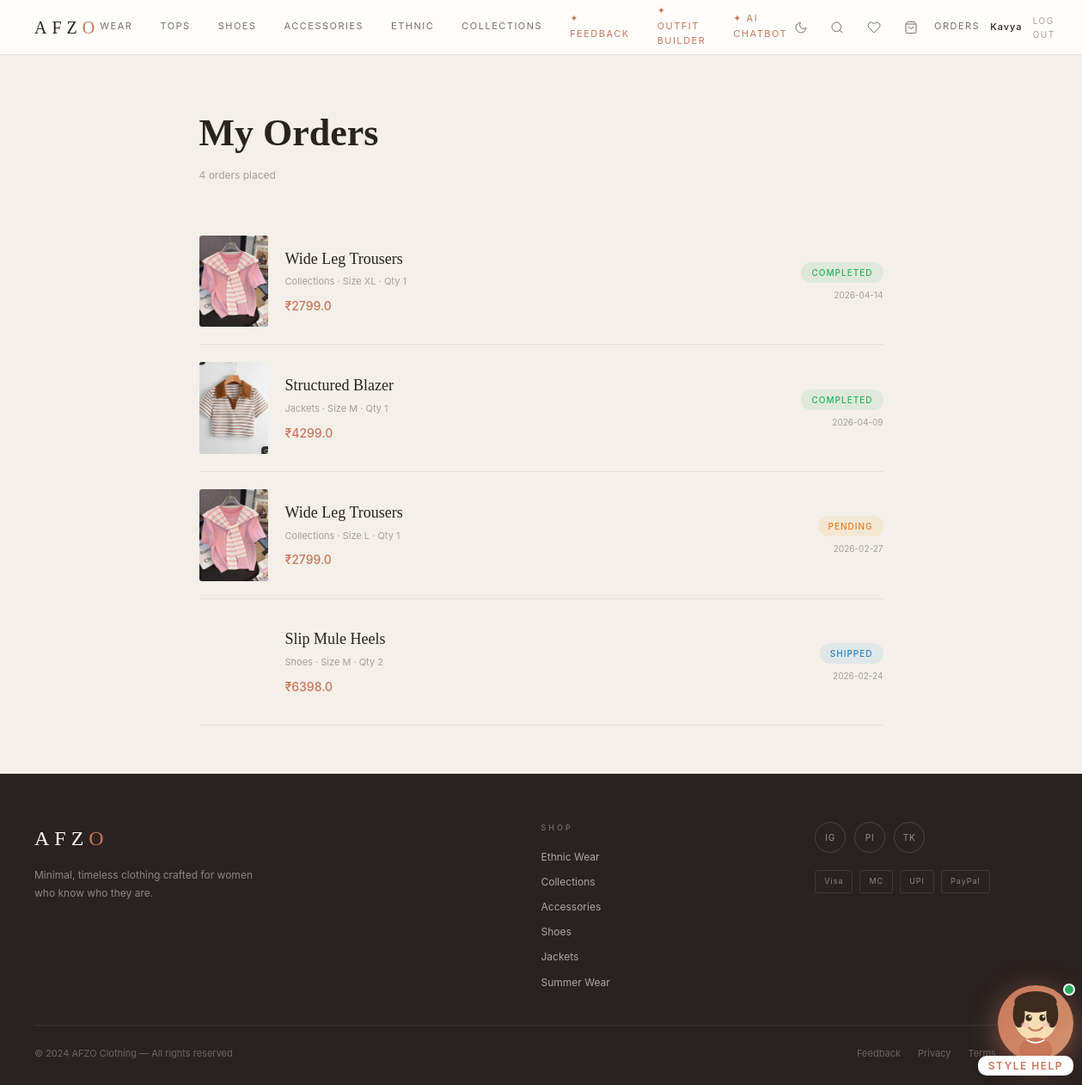
/orders (signed in), run on the app's committed database.
### tables this page shows
CREATE TABLE orders (
        id INTEGER PRIMARY KEY AUTOINCREMENT,
        user_name TEXT NOT NULL,
        user_email TEXT NOT NULL,
        product_id INTEGER NOT NULL,
        product_name TEXT NOT NULL,
        category TEXT NOT NULL,
        price REAL NOT NULL,
        qty INTEGER DEFAULT 1,
        size TEXT,
        status TEXT DEFAULT 'completed',
        ordered_at TIMESTAMP DEFAULT CURRENT_TIMESTAMP
    );

### afzo-clothing/app.py (the view)
@app.route('/orders')
def order_history():
    if not session.get('user'): return redirect(url_for('index'))
    con=get_db(); cur=con.cursor()
    cur.execute('SELECT id,product_name,category,price,qty,size,status,ordered_at FROM orders WHERE user_email=? ORDER BY ordered_at DESC',
                (session['user']['email'],))
    rows=cur.fetchall(); con.close()
    orders=[]
    for r in rows:
        pid_match=next((p for p in PRODUCTS if p['name']==r[1]),None)
        can_cancel = False
        if r[6] in ['pending', 'completed'] and r[7]:
            try:
                order_time = datetime.strptime(r[7], '%Y-%m-%d %H:%M:%S')
                time_diff = datetime.now() - order_time
                can_cancel = time_diff.total_seconds() < 86400  # 24 hours in seconds
            except:
                pass
        orders.append({'id':r[0],'product_name':r[1],'category':r[2],'price':r[3],
                       'qty':r[4],'size':r[5],'status':r[6],'date':r[7][:10] if r[7] else '',
                       'image':pid_match['image'] if pid_match else '', 'can_cancel':can_cancel})
    return render_template('orders.html',orders=orders,user=session.get('user'))

### afzo-clothing/app.py (called while the page is built)
def get_db(): return sqlite3.connect(DB)

### afzo-clothing/templates/orders.html (shortened to what this page needs)
{% extends "base.html" %}
{% block content %}
<div class="page">
  <div style="max-width:860px;margin:0 auto;padding:56px 32px">
    <h1 style="font-family:var(--font-serif);font-size:44px;color:var(--dark);margin-bottom:4px">My Orders</h1>
    <p style="font-size:12px;color:var(--light);margin-bottom:40px">{{ orders|length }} order{{ 's' if orders|length!=1 else '' }} placed</p>
    {% if orders %}
      {% for o in orders %}
      <div style="display:grid;grid-template-columns:80px 1fr auto;gap:20px;align-items:center;padding:20px 0;border-bottom:1px solid var(--border-lt)">
        <div style="aspect-ratio:3/4;overflow:hidden;border-radius:3px;background:var(--beige)">{% if o.image %}<img src="{{ o.image }}" alt="{{ o.product_name }}" style="width:100%;height:100%;object-fit:cover">{% endif %}</div>
        <div>
          <div style="font-family:var(--font-serif);font-size:18px;color:var(--dark);margin-bottom:4px">{{ o.product_name }}</div>
          <div style="font-size:11px;color:var(--light);margin-bottom:8px">{{ o.category|title }} · Size {{ o.size }} · Qty {{ o.qty }}</div>
          <div style="font-size:14px;color:var(--terra);font-weight:500">₹{{ o.price*o.qty }}</div>
        </div>
        <div style="text-align:right">
          <div style="display:inline-block;padding:4px 12px;border-radius:20px;font-size:10px;letter-spacing:1px;text-transform:uppercase;font-weight:500;background:{% if o.status=='completed' %}rgba(39,174,96,0.1){% elif o.status=='shipped' %}rgba(52,152,219,0.1){% else %}rgba(243,156,18,0.1){% endif %};color:{% if o.status=='completed' %}#27ae60{% elif o.status=='shipped' %}#2980b9{% else %}#e67e22{% endif %}">{{ o.status }}</div>
          <div style="font-size:10px;color:var(--light);margin-top:6px">{{ o.date }}</div>                  </div>
      </div>
      {% endfor %}
    {% endif %}
  </div>
</div>
{% endblock %}

### afzo-clothing/static/css/style.css (style rules this page uses)
:root { --font-serif: 'Georgia', 'Times New Roman', serif; --font-sans: 'Inter', -apple-system, BlinkMacSystemFont, 'Segoe UI', sans-serif; --dark: #2A2220; --mid: #7A6D68; --light: #A89E9A; --beige: #F4EFE9; --terra: #C8775A; --terra-dark: #A85F43; --border: rgba(42,34,32,0.12); --border-lt: rgba(42,34,32,0.07); --bg: #FFFFFF; --bg-page: #F4EFE9; --bg-card: #FFFFFF; --bg-nav: rgba(255,255,255,0.85); --nav-h: 64px; --glass-bg: rgba(255,255,255,0.65); --glass-border: rgba(255,255,255,0.5); --shadow-sm: 0 2px 12px rgba(42,34,32,0.07); --shadow-md: 0 8px 32px rgba(42,34,32,0.12); --shadow-lg: 0 24px 64px rgba(42,34,32,0.16); --transition: 0.25s cubic-bezier(0.4,0,0.2,1); }
*, *::before, *::after { box-sizing: border-box; margin: 0; padding: 0; }
html { scroll-behavior: smooth; }
body { font-family: var(--font-sans); background: var(--bg-page); color: var(--dark); line-height: 1.6; transition: background var(--transition), color var(--transition); }
img { display: block; max-width: 100%; }
.page { min-height: calc(100vh - var(--nav-h)); }

### data on the page
orders: product_name "Wide Leg Trousers", category "Collections", size "XL", qty "1", o.price*o.qty "2799.0", status "COMPLETED", date "2026-04-14"
orders: shows a picture, product_name "Structured Blazer", category "Jackets", size "M", qty "1", o.price*o.qty "4299.0", status "COMPLETED", date "2026-04-09"
orders: product_name "Wide Leg Trousers", category "Collections", size "L", qty "1", o.price*o.qty "2799.0", status "PENDING", date "2026-02-27"
orders: product_name "Slip Mule Heels", category "Shoes", size "M", qty "2", o.price*o.qty "6398.0", status "SHIPPED", date "2026-02-24"

### other printed values
{{ user.name.split()[0] }} "Kavya"
{{ orders|length }} "4"
{{ 's' if orders|length!=1 else '' }} "s"
